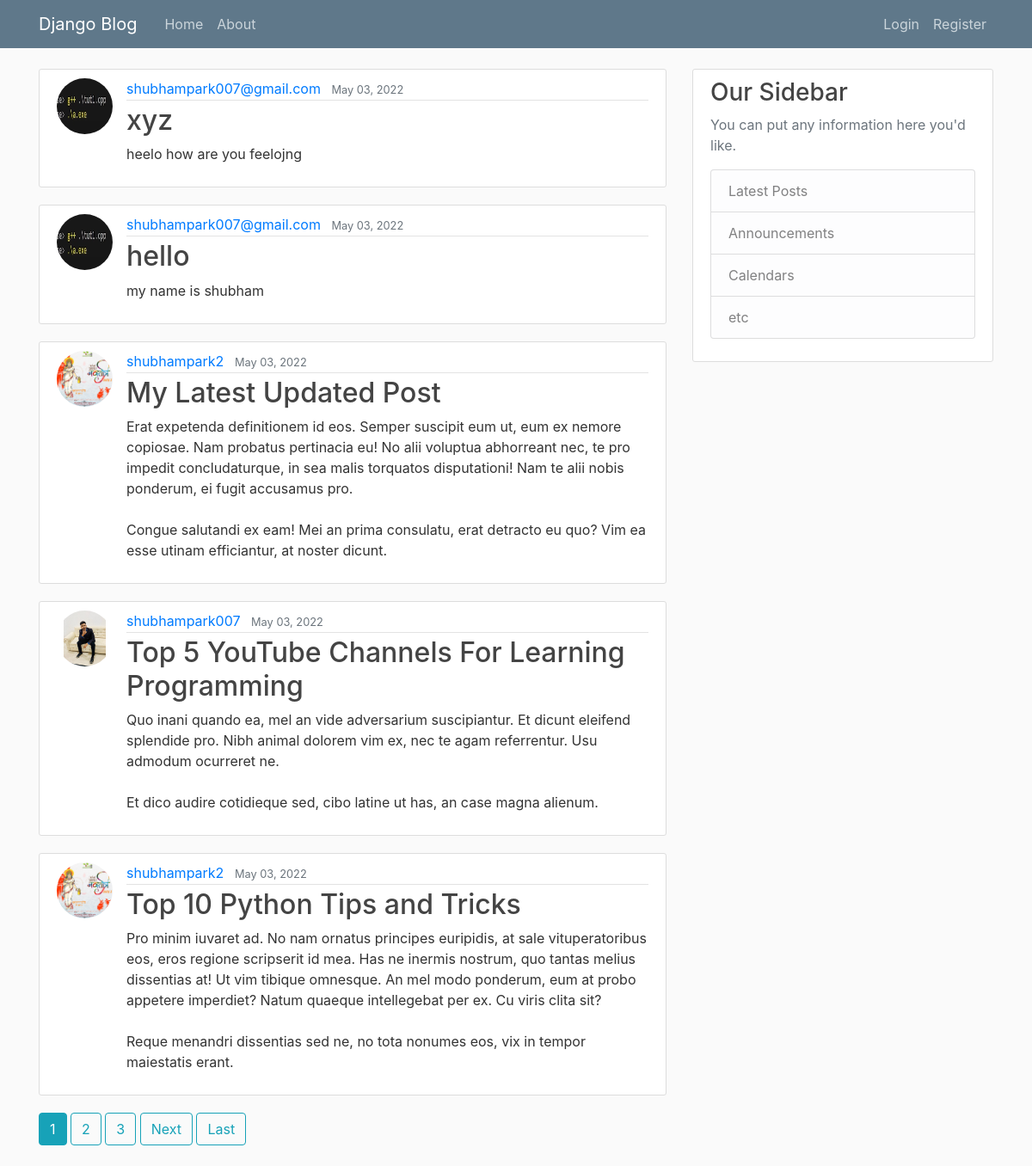
The page / on the database its author committed.
### blog/models.py (models this page shows, shortened)
class Post(models.Model):
    title = models.CharField(max_length=100)
    content = models.TextField()
    date_posted = models.DateTimeField(default=timezone.now)
    author = models.ForeignKey(User, on_delete=models.CASCADE)

### users/models.py (models this page shows, shortened)
class Profile(models.Model):
    user = models.OneToOneField(User, on_delete=models.CASCADE)
    image = models.ImageField(default='default.jpg', upload_to='profile_pics')

### blog/views.py (the view)
# urls.py: path('', PostListView.as_view(), name='blog-home'),
class PostListView(ListView):
    model = Post
    template_name = 'blog/home.html'  # <app>/<model>_<viewtype>.html
    context_object_name = 'posts'
    ordering = ['-date_posted']
    paginate_by = 5

### blog/templates/blog/home.html (shortened to what this page needs)
{% extends "blog/base.html" %}
{% block content %}
    {% for post in posts %}
        <article class="media content-section">
          <img class="rounded-circle article-img" src="{{ post.author.profile.image.url }}">
          <div class="media-body">
            <div class="article-metadata">
              <a class="mr-2" href="{% url 'user-posts' post.author.username %}">{{ post.author }}</a>
              <small class="text-muted">{{ post.date_posted|date:"F d, Y" }}</small>
            </div>
            <h2><a class="article-title" href="{% url 'post-detail' post.id %}">{{ post.title }}</a></h2>
            <p class="article-content">{{ post.content }}</p>
          </div>
        </article>
    {% endfor %}
    {% if is_paginated %}
      {% for num in page_obj.paginator.page_range %}
        {% if page_obj.number == num %}
          <a class="btn btn-info mb-4" href="?page={{ num }}">{{ num }}</a>
        {% elif num > page_obj.number|add:'-3' and num < page_obj.number|add:'3' %}
          <a class="btn btn-outline-info mb-4" href="?page={{ num }}">{{ num }}</a>
        {% endif %}
      {% endfor %}
      {% if page_obj.has_next %}
        <a class="btn btn-outline-info mb-4" href="?page={{ page_obj.next_page_number }}">Next</a>
        <a class="btn btn-outline-info mb-4" href="?page={{ page_obj.paginator.num_pages }}">Last</a>
      {% endif %}
    {% endif %}
{% endblock content %}

### blog/static/blog/main.css (style rules this page uses)
body { background: #fafafa; color: #333333; margin-top: 5rem; }
h1, h2, h3, h4, h5, h6 { color: #444444; }
.content-section { background: #ffffff; padding: 10px 20px; border: 1px solid #dddddd; border-radius: 3px; margin-bottom: 20px; }
.article-title { color: #444444; }
.article-content { white-space: pre-line; }
.article-img { height: 65px; width: 65px; margin-right: 16px; }
.article-metadata { padding-bottom: 1px; margin-bottom: 4px; border-bottom: 1px solid #e3e3e3 }

### rows shown on the page
Post: author.profile.image (picture), author "shubhampark007@gmail.com", date_posted "May 03, 2022", title "xyz", content "heelo how are you feelojng"
Post: author.profile.image (picture), author "shubhampark007@gmail.com", date_posted "May 03, 2022", title "hello", content "my name is shubham"
Post: author.profile.image (picture), author "shubhampark2", date_posted "May 03, 2022", title "My Latest Updated Post", content "Erat expetenda definitionem id eos. Semper suscipit eum ut, eum ex nemore copiosae. Nam probatus pertinacia eu! No alii voluptua abhorreant nec, te pro impedit concludaturque, in sea malis torquatos disputationi! Nam te alii nobis ponderum, ei fugit accusamus pro. Congue salutandi ex eam! Mei an prima consulatu, erat detracto eu quo? Vim ea esse utinam efficiantur, at noster dicunt."
Post: author.profile.image (picture), author "shubhampark007", date_posted "May 03, 2022", title "Top 5 YouTube Channels For Learning Programming", content "Quo inani quando ea, mel an vide adversarium suscipiantur. Et dicunt eleifend splendide pro. Nibh animal dolorem vim ex, nec te agam referrentur. Usu admodum ocurreret ne. Et dico audire cotidieque sed, cibo latine ut has, an case magna alienum."
Post: author.profile.image (picture), author "shubhampark2", date_posted "May 03, 2022", title "Top 10 Python Tips and Tricks", content "Pro minim iuvaret ad. No nam ornatus principes euripidis, at sale vituperatoribus eos, eros regione scripserit id mea. Has ne inermis nostrum, quo tantas melius dissentias at! Ut vim tibique omnesque. An mel modo ponderum, eum at probo appetere imperdiet? Natum quaeque intellegebat per ex. Cu viris clita sit? Reque menandri dissentias sed ne, no tota nonumes eos, vix in tempor maiestatis erant."

### other values the page prints
{{ num }} "1"
{{ num }} "2" "3"
